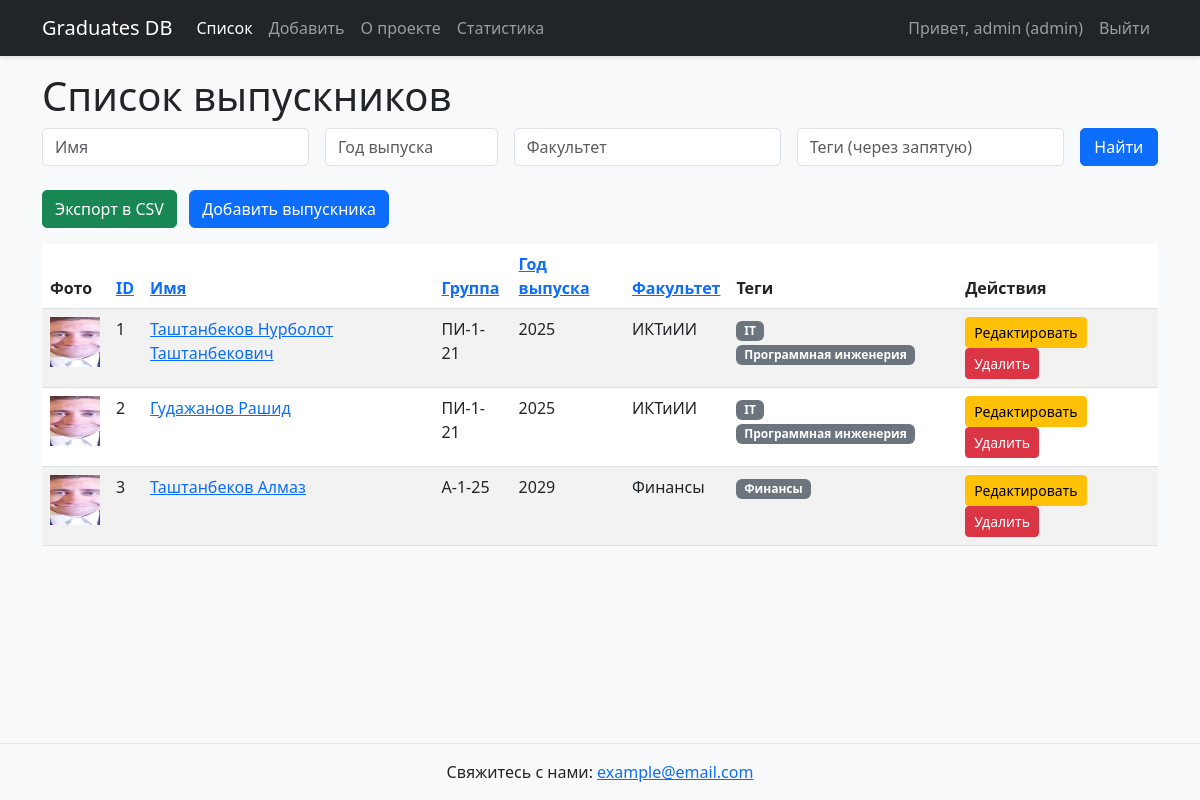
Screenshot of / (signed in) with the database file from the repository.
### models.py (models this page shows)
class User(UserMixin, db.Model):
    id = db.Column(db.Integer, primary_key=True)
    username = db.Column(db.String(50), unique=True, nullable=False)
    password = db.Column(db.String(100), nullable=False)
    role = db.Column(db.String(20), nullable=False, default='guest')  # guest, manager, admin

class Graduate(db.Model):
    id = db.Column(db.Integer, primary_key=True)
    name = db.Column(db.String(100), nullable=False)
    group = db.Column(db.String(20), nullable=False)
    graduation_year = db.Column(db.String(4), nullable=False)
    faculty = db.Column(db.String(100), nullable=False)
    bio = db.Column(db.Text, nullable=True)
    photo = db.Column(db.String(200), nullable=True)
    tags = db.relationship('Tag', secondary='graduate_tags', backref=db.backref('graduates', lazy='dynamic'))

class Tag(db.Model):
    id = db.Column(db.Integer, primary_key=True)
    name = db.Column(db.String(50), unique=True, nullable=False)

### routes/main.py (the view)
@main_bp.route('/')
@login_required
def index():
    name = request.args.get('name', '')
    graduation_year = request.args.get('graduation_year', '')
    faculty = request.args.get('faculty', '')
    tags = request.args.get('tags', '')
    page = request.args.get('page', 1, type=int)
    per_page = 10  # Количество записей на странице
    query = Graduate.query
    if name:
        query = query.filter(Graduate.name.ilike(f'%{name}%'))
    if graduation_year:
        query = query.filter(Graduate.graduation_year == graduation_year)
    if faculty:
        query = query.filter(Graduate.faculty.ilike(f'%{faculty}%'))
    if tags:
        tag_list = [tag.strip() for tag in tags.split(',') if tag.strip()]
        for tag_name in tag_list:
            query = query.join(graduate_tags).join(Tag).filter(Tag.name.ilike(f'%{tag_name}%'))
    sort_by = request.args.get('sort_by', 'id')
    sort_order = request.args.get('sort_order', 'asc')
    order = getattr(Graduate, sort_by)
    if sort_order == 'desc':
        order = order.desc()
    pagination = query.order_by(order).paginate(page=page, per_page=per_page, error_out=False)
    graduates = pagination.items
    all_tags = Tag.query.all()
    return render_template('index.html', graduates=graduates, sort_by=sort_by, sort_order=sort_order,
                           name=name, graduation_year=graduation_year, faculty=faculty, tags=tags,
                           all_tags=all_tags, pagination=pagination)

### app.py (called while the page is built)
@login_manager.user_loader
def load_user(user_id):
    return db.session.get(User, int(user_id))

### templates/index.html (shortened to what this page needs)
{% extends 'base.html' %}
{% block content %}
<h1>Список выпускников</h1>
<form method="get" class="mb-4">
    <div class="row g-3">
        <div class="col-md-3">
            <input type="text" class="form-control" name="name" placeholder="Имя" value="{{ name }}">
        </div>
        <div class="col-md-2">
            <input type="text" class="form-control" name="graduation_year" placeholder="Год выпуска" value="{{ graduation_year }}">
        </div>
        <div class="col-md-3">
            <input type="text" class="form-control" name="faculty" placeholder="Факультет" value="{{ faculty }}">
        </div>
        <div class="col-md-3">
            <input type="text" class="form-control" name="tags" placeholder="Теги (через запятую)" value="{{ tags }}">
        </div>
        <div class="col-md-1">
            <button type="submit" class="btn btn-primary w-100">Найти</button>
        </div>
    </div>
</form>
<div class="mb-3">
    <a href="{{ url_for('main.export', name=name, graduation_year=graduation_year, faculty=faculty, tags=tags, sort_by=sort_by, sort_order=sort_order) }}" class="btn btn-success">Экспорт в CSV</a>
    {% if current_user.is_authenticated and current_user.role in ['admin', 'manager'] %}
    <a href="{{ url_for('graduate.add') }}" class="btn btn-primary ms-2">Добавить выпускника</a>
    {% endif %}
</div>
<table class="table table-striped">
    <thead>
        <tr>
            <th>Фото</th>
            <th>
                <a href="{{ url_for('main.index', sort_by='id', sort_order='desc' if sort_by=='id' and sort_order=='asc' else 'asc', name=name, graduation_year=graduation_year, faculty=faculty, tags=tags, page=pagination.page) }}">ID</a>
            </th>
            <th>
                <a href="{{ url_for('main.index', sort_by='name', sort_order='desc' if sort_by=='name' and sort_order=='asc' else 'asc', name=name, graduation_year=graduation_year, faculty=faculty, tags=tags, page=pagination.page) }}">Имя</a>
            </th>
            <th>
                <a href="{{ url_for('main.index', sort_by='group', sort_order='desc' if sort_by=='group' and sort_order=='asc' else 'asc', name=name, graduation_year=graduation_year, faculty=faculty, tags=tags, page=pagination.page) }}">Группа</a>
            </th>
            <th>
                <a href="{{ url_for('main.index', sort_by='graduation_year', sort_order='desc' if sort_by=='graduation_year' and sort_order=='asc' else 'asc', name=name, graduation_year=graduation_year, faculty=faculty, tags=tags, page=pagination.page) }}">Год выпуска</a>
            </th>
            <th>
                <a href="{{ url_for('main.index', sort_by='faculty', sort_order='desc' if sort_by=='faculty' and sort_order=='asc' else 'asc', name=name, graduation_year=graduation_year, faculty=faculty, tags=tags, page=pagination.page) }}">Факультет</a>
            </th>
            <th>Теги</th>
            {% if current_user.is_authenticated and current_user.role in ['admin', 'manager'] %}
            <th>Действия</th>
            {% endif %}
        </tr>
    </thead>
    <tbody>
        {% for graduate in graduates %}
        <tr>
            <td>
                {% if graduate.photo %}
                <img src="{{ url_for('static', filename='uploads/' + graduate.photo) }}" alt="Photo" style="width: 50px; height: 50px; object-fit: cover;">
                {% else %}
                <img src="{{ url_for('static', filename='uploads/default.jpg') }}" alt="No photo" style="width: 50px; height: 50px; object-fit: cover;">
                {% endif %}
            </td>
            <td>{{ graduate.id }}</td>
            <td><a href="{{ url_for('main.graduate', id=graduate.id) }}">{{ graduate.name }}</a></td>
            <td>{{ graduate.group }}</td>
            <td>{{ graduate.graduation_year }}</td>
            <td>{{ graduate.faculty }}</td>
            <td>
                {% for tag in graduate.tags %}
                <span class="badge bg-secondary">{{ tag.name }}</span>
                {% endfor %}
            </td>
            {% if current_user.is_authenticated and current_user.role in ['admin', 'manager'] %}
            <td>
                <a href="{{ url_for('graduate.edit', id=graduate.id) }}" class="btn btn-sm btn-warning">Редактировать</a>
                <button class="btn btn-sm btn-danger" data-bs-toggle="modal" data-bs-target="#deleteModal" data-delete-url="{{ url_for('graduate.delete', id=graduate.id) }}">Удалить</button>
            </td>
            {% endif %}
        </tr>
        {% endfor %}
    </tbody>
</table>
{% endblock %}

### templates/base.html (shortened to what this page needs)
<!DOCTYPE html>
<html lang="ru">
<head>
    <link href="https://cdn.jsdelivr.net/npm/bootstrap@5.3.0/dist/css/bootstrap.min.css" rel="stylesheet">
    <link rel="stylesheet" href="{{ url_for('static', filename='css/style.css') }}">
</head>
<body>
    <nav class="navbar navbar-expand-lg navbar-dark bg-dark fixed-top">
        <div class="container">
            <a class="navbar-brand" href="{{ url_for('main.index') }}">Graduates DB</a>
            <div class="collapse navbar-collapse" id="navbarNav">
                <ul class="navbar-nav me-auto">
                    {% if request.endpoint not in ['auth.login', 'auth.register'] %}
                    <li class="nav-item">
                        <a class="nav-link {{ 'active' if request.endpoint == 'main.index' }}" href="{{ url_for('main.index') }}">Список</a>
                    </li>
                    {% endif %}
                    {% if current_user.is_authenticated and current_user.role in ['admin', 'manager'] %}
                    <li class="nav-item">
                        <a class="nav-link {{ 'active' if request.endpoint == 'graduate.add' }}" href="{{ url_for('graduate.add') }}">Добавить</a>
                    </li>
                    {% endif %}
                    {% if request.endpoint not in ['auth.login', 'auth.register'] %}
                    <li class="nav-item">
                        <a class="nav-link {{ 'active' if request.endpoint == 'main.about' }}" href="{{ url_for('main.about') }}">О проекте</a>
                    </li>
                    <li class="nav-item">
                        <a class="nav-link {{ 'active' if request.endpoint == 'main.stats' }}" href="{{ url_for('main.stats') }}">Статистика</a>
                    </li>
                    {% endif %}
                </ul>
                <ul class="navbar-nav">
                    {% if current_user.is_authenticated %}
                    <li class="nav-item">
                        <span class="nav-link">Привет, {{ current_user.username }} ({{ current_user.role }})</span>
                    </li>
                    <li class="nav-item">
                        <a class="nav-link" href="#" data-bs-toggle="modal" data-bs-target="#logoutModal">Выйти</a>
                    </li>
                    {% endif %}
                </ul>
            </div>
        </div>
    </nav>
    <div class="container mt-5 pt-4">
        {% block content %}{% endblock %}
    </div>
    {% if request.endpoint not in ['auth.login', 'auth.register'] %}
    <footer class="bg-light py-3 mt-4">
        <div class="container text-center">
            <p class="mb-0">Свяжитесь с нами: <a href="mailto:example@email.com">example@email.com</a></p>
        </div>
    </footer>
    {% endif %}
</body>
</html>

### static/css/style.css (style rules this page uses)
body { background-color: #f8f9fa; display: flex; flex-direction: column; min-height: 100vh; }
.navbar { box-shadow: 0 2px 4px rgba(0, 0, 0, 0.1); }
.container.mt-5.pt-4 { flex: 1; }
footer { background-color: #f8f9fa; border-top: 1px solid #e7e7e7; }
.badge { margin-right: 5px; }
form.mb-4 .form-control { border-radius: 5px; }
form.mb-4 .btn { border-radius: 5px; }
.btn-success { border-radius: 5px; }

### rows the page displays
User: username "admin", role "admin"
Graduate: id "1", name "Таштанбеков Нурболот Таштанбекович", group "ПИ-1-21", graduation_year "2025", faculty "ИКТиИИ"
Tag: name "IT"
Tag: name "Программная инженерия"
Graduate: id "2", name "Гудажанов Рашид", group "ПИ-1-21", graduation_year "2025", faculty "ИКТиИИ"
Graduate: id "3", name "Таштанбеков Алмаз", group "А-1-25", graduation_year "2029", faculty "Финансы"
Tag: name "Финансы"
